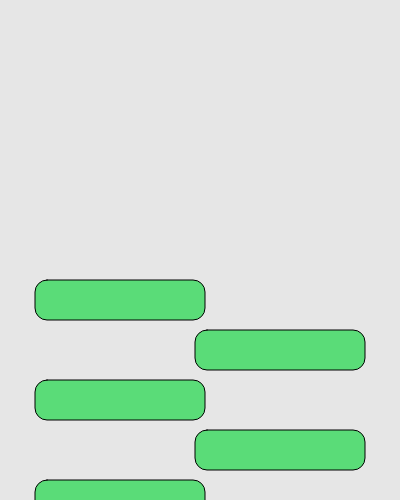
Frame 1 (no input)
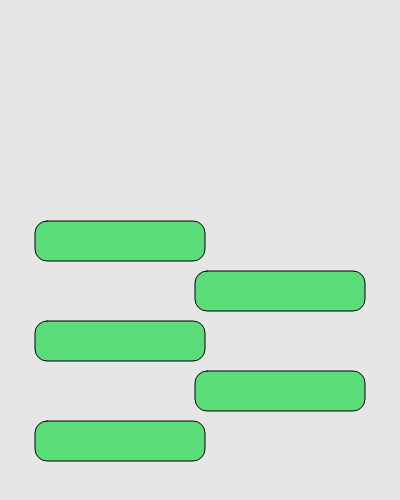
Frame 60 (no input)
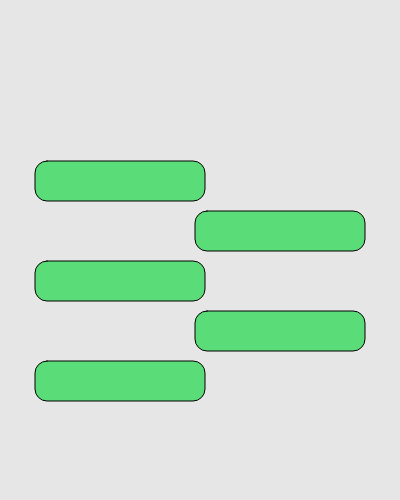
Frame 120 (the mouse pressed at the canvas centre since frame 60)

The p5.js sketch that drew these frames (run headless with seeded random() and noise() and a simulated clock; from frame 60 on, the mouse is pressed at the canvas centre):

// p5.js sketch
// ── sketch.js
let bubbleY = [300, 350, 400, 450, 500]; 

let unsent = true; // true = bubbles appear green, false = bubbles appear blue

function setup() {
  createCanvas(400, 500);
  rectMode(CENTER);
  
}

function draw() {
  background(230);

  for (let i = 0; i < bubbleY.length; i++) {

    
    if (unsent == true) {
      fill(90, 220, 120); // green = unsent
    } else {
      fill(60, 140, 230); // blue = sent
    }

    
    if (i % 2 == 0) { // as the indexes for the array are either even or odd, the modulous result will either be a whole number(if the index is odd) or 0 as 2 goes wholly into even numbers
      rect(120, bubbleY[i], 170, 40, 12); 
    } else {
      rect(280, bubbleY[i], 170, 40, 12);
    }


    bubbleY[i] -= 1;

    if (bubbleY[i] < -40) {
      bubbleY[i] = height + 40;
    }
  }
}

function mouseClicked() {
  if (unsent == true) {
    unsent = false;
  } else {
    unsent = true;
  }
}
